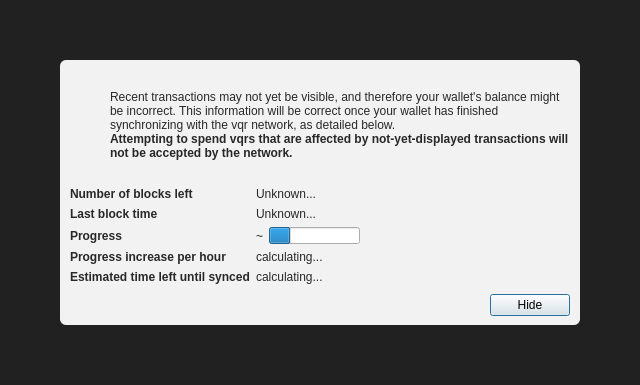
<?xml version="1.0" encoding="UTF-8"?>
<ui version="4.0">
 <class>ModalOverlay</class>
 <widget class="ModalOverlay" name="ModalOverlay">
  <property name="geometry">
   <rect>
    <x>0</x>
    <y>0</y>
    <width>640</width>
    <height>385</height>
   </rect>
  </property>
  <property name="windowTitle">
   <string>Form</string>
  </property>
  <layout class="QVBoxLayout" name="verticalLayout" stretch="0">
   <property name="sizeConstraint">
    <enum>QLayout::SetDefaultConstraint</enum>
   </property>
   <property name="leftMargin">
    <number>0</number>
   </property>
   <property name="topMargin">
    <number>0</number>
   </property>
   <property name="rightMargin">
    <number>0</number>
   </property>
   <property name="bottomMargin">
    <number>0</number>
   </property>
   <item>
    <widget class="QWidget" name="bgWidget" native="true">
     <property name="styleSheet">
      <string notr="true">#bgWidget { background: rgba(0,0,0,220); }</string>
     </property>
     <layout class="QVBoxLayout" name="verticalLayoutMain" stretch="1">
      <property name="leftMargin">
       <number>60</number>
      </property>
      <property name="topMargin">
       <number>60</number>
      </property>
      <property name="rightMargin">
       <number>60</number>
      </property>
      <property name="bottomMargin">
       <number>60</number>
      </property>
      <item>
       <widget class="QWidget" name="contentWidget" native="true">
        <property name="styleSheet">
         <string notr="true">#contentWidget { background: rgba(255,255,255,240); border-radius: 6px; }

QLabel { color: rgb(40,40,40);  }</string>
        </property>
        <layout class="QVBoxLayout" name="verticalLayoutSub" stretch="1,0,0,0">
         <property name="spacing">
          <number>0</number>
         </property>
         <property name="leftMargin">
          <number>10</number>
         </property>
         <property name="topMargin">
          <number>10</number>
         </property>
         <property name="rightMargin">
          <number>10</number>
         </property>
         <property name="bottomMargin">
          <number>10</number>
         </property>
         <item>
          <layout class="QHBoxLayout" name="horizontalLayoutIconText" stretch="0,1">
           <property name="topMargin">
            <number>20</number>
           </property>
           <item>
            <layout class="QVBoxLayout" name="verticalLayoutIcon">
             <property name="leftMargin">
              <number>0</number>
             </property>
             <item>
              <widget class="QPushButton" name="warningIcon">
               <property name="enabled">
                <bool>false</bool>
               </property>
               <property name="text">
                <string/>
               </property>
               <property name="icon">
                <iconset>
                 <normaloff>:/icons/warning</normaloff>
                 <disabledoff>:/icons/warning</disabledoff>:/icons/warning</iconset>
               </property>
               <property name="iconSize">
                <size>
                 <width>48</width>
                 <height>48</height>
                </size>
               </property>
               <property name="flat">
                <bool>true</bool>
               </property>
              </widget>
             </item>
             <item>
              <spacer name="verticalSpacerWarningIcon">
               <property name="orientation">
                <enum>Qt::Vertical</enum>
               </property>
               <property name="sizeHint" stdset="0">
                <size>
                 <width>20</width>
                 <height>40</height>
                </size>
               </property>
              </spacer>
             </item>
            </layout>
           </item>
           <item>
            <layout class="QVBoxLayout" name="verticalLayoutInfoText">
             <property name="leftMargin">
              <number>0</number>
             </property>
             <property name="topMargin">
              <number>0</number>
             </property>
             <item>
              <widget class="QLabel" name="infoText">
               <property name="text">
                <string>Recent transactions may not yet be visible, and therefore your wallet's balance might be incorrect. This information will be correct once your wallet has finished synchronizing with the vqr network, as detailed below.</string>
               </property>
               <property name="textFormat">
                <enum>Qt::RichText</enum>
               </property>
               <property name="wordWrap">
                <bool>true</bool>
               </property>
              </widget>
             </item>
             <item>
              <widget class="QLabel" name="infoTextStrong">
               <property name="font">
                <font>
                 <weight>75</weight>
                 <bold>true</bold>
                </font>
               </property>
               <property name="text">
                <string>Attempting to spend vqrs that are affected by not-yet-displayed transactions will not be accepted by the network.</string>
               </property>
               <property name="textFormat">
                <enum>Qt::RichText</enum>
               </property>
               <property name="wordWrap">
                <bool>true</bool>
               </property>
              </widget>
             </item>
             <item>
              <spacer name="verticalSpacerInTextSpace">
               <property name="orientation">
                <enum>Qt::Vertical</enum>
               </property>
               <property name="sizeHint" stdset="0">
                <size>
                 <width>20</width>
                 <height>40</height>
                </size>
               </property>
              </spacer>
             </item>
            </layout>
           </item>
          </layout>
         </item>
         <item>
          <spacer name="verticalSpacerAfterText">
           <property name="orientation">
            <enum>Qt::Vertical</enum>
           </property>
           <property name="sizeHint" stdset="0">
            <size>
             <width>20</width>
             <height>40</height>
            </size>
           </property>
          </spacer>
         </item>
         <item>
          <layout class="QFormLayout" name="formLayout">
           <property name="fieldGrowthPolicy">
            <enum>QFormLayout::FieldsStayAtSizeHint</enum>
           </property>
           <property name="horizontalSpacing">
            <number>6</number>
           </property>
           <property name="verticalSpacing">
            <number>6</number>
           </property>
           <property name="topMargin">
            <number>10</number>
           </property>
           <item row="0" column="0">
            <widget class="QLabel" name="labelNumberOfBlocksLeft">
             <property name="font">
              <font>
               <weight>75</weight>
               <bold>true</bold>
              </font>
             </property>
             <property name="text">
              <string>Number of blocks left</string>
             </property>
            </widget>
           </item>
           <item row="0" column="1">
            <widget class="QLabel" name="numberOfBlocksLeft">
             <property name="text">
              <string>Unknown...</string>
             </property>
            </widget>
           </item>
           <item row="1" column="0">
            <widget class="QLabel" name="labelLastBlockTime">
             <property name="font">
              <font>
               <weight>75</weight>
               <bold>true</bold>
              </font>
             </property>
             <property name="text">
              <string>Last block time</string>
             </property>
            </widget>
           </item>
           <item row="1" column="1">
            <widget class="QLabel" name="newestBlockDate">
             <property name="sizePolicy">
              <sizepolicy hsizetype="Maximum" vsizetype="Preferred">
               <horstretch>0</horstretch>
               <verstretch>0</verstretch>
              </sizepolicy>
             </property>
             <property name="text">
              <string>Unknown...</string>
             </property>
            </widget>
           </item>
           <item row="2" column="0">
            <widget class="QLabel" name="labelSyncDone">
             <property name="font">
              <font>
               <weight>75</weight>
               <bold>true</bold>
              </font>
             </property>
             <property name="text">
              <string>Progress</string>
             </property>
            </widget>
           </item>
           <item row="2" column="1">
            <layout class="QHBoxLayout" name="horizontalLayoutSync" stretch="0,1">
             <item>
              <widget class="QLabel" name="percentageProgress">
               <property name="text">
                <string notr="true">~</string>
               </property>
              </widget>
             </item>
             <item>
              <widget class="QProgressBar" name="progressBar">
               <property name="value">
                <number>24</number>
               </property>
               <property name="format">
                <string/>
               </property>
              </widget>
             </item>
            </layout>
           </item>
           <item row="4" column="0">
            <widget class="QLabel" name="labelProgressIncrease">
             <property name="font">
              <font>
               <weight>75</weight>
               <bold>true</bold>
              </font>
             </property>
             <property name="text">
              <string>Progress increase per hour</string>
             </property>
            </widget>
           </item>
           <item row="4" column="1">
            <widget class="QLabel" name="progressIncreasePerH">
             <property name="text">
              <string>calculating...</string>
             </property>
            </widget>
           </item>
           <item row="5" column="0">
            <widget class="QLabel" name="labelEstimatedTimeLeft">
             <property name="font">
              <font>
               <weight>75</weight>
               <bold>true</bold>
              </font>
             </property>
             <property name="text">
              <string>Estimated time left until synced</string>
             </property>
            </widget>
           </item>
           <item row="5" column="1">
            <widget class="QLabel" name="expectedTimeLeft">
             <property name="text">
              <string>calculating...</string>
             </property>
            </widget>
           </item>
          </layout>
         </item>
         <item>
          <layout class="QHBoxLayout" name="horizontalLayoutButtons">
           <property name="leftMargin">
            <number>10</number>
           </property>
           <property name="topMargin">
            <number>10</number>
           </property>
           <item>
            <spacer name="horizontalSpacer">
             <property name="orientation">
              <enum>Qt::Horizontal</enum>
             </property>
             <property name="sizeHint" stdset="0">
              <size>
               <width>40</width>
               <height>20</height>
              </size>
             </property>
            </spacer>
           </item>
           <item>
            <widget class="QPushButton" name="closeButton">
             <property name="text">
              <string>Hide</string>
             </property>
             <property name="focusPolicy">
              <enum>Qt::StrongFocus</enum>
             </property>
             <property name="default">
              <bool>true</bool>
             </property>
            </widget>
           </item>
          </layout>
         </item>
        </layout>
       </widget>
      </item>
     </layout>
    </widget>
   </item>
  </layout>
 </widget>
 <customwidgets>
  <customwidget>
   <class>ModalOverlay</class>
   <extends>QWidget</extends>
   <header>qt/modaloverlay.h</header>
   <container>1</container>
  </customwidget>
 </customwidgets>
 <resources/>
 <connections/>
</ui>
